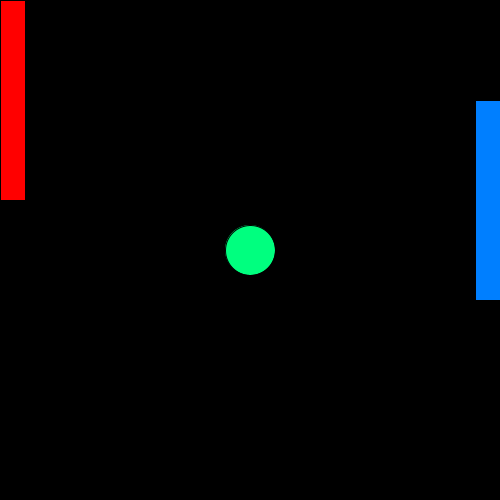
Frame 1 (no input)
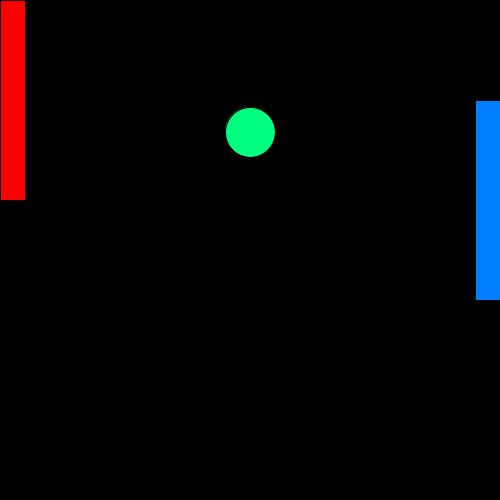
Frame 60 (the mouse pressed at the canvas centre just before this capture)
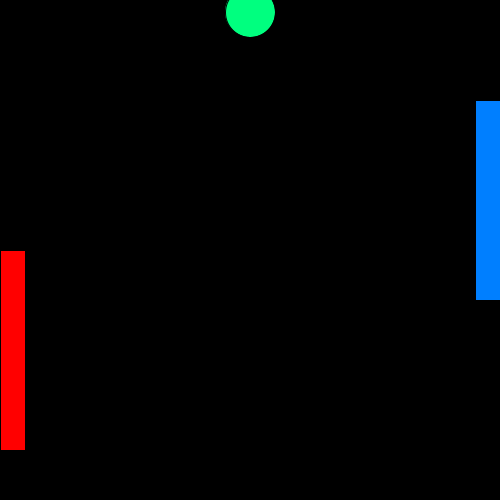
Frame 120 (the mouse held since frame 60 and released just before this capture)

The Processing sketch that drew these frames (run headless with seeded random() and noise(); from frame 60 on, the mouse is pressed at the canvas centre):

// Processing sketch: PongProgram
// ── PongProgram.pde
int xpos=100;
int ypos=200;
int yspeed=2;
int xxpos=0;
int yypos=100;
int rect;
int ballspeedx=2;
int ballspeedy=2;
int ballx=250;
int bally=250;



void setup(){
size(500, 500);
colorMode(HSB, 360, 100, 100);
}
void draw(){
  background(0, 0, 0);
  fill(150, 100, 100);
ellipse(ballx, bally, 50, 50);
ballx=ballx-ballspeedx;
bally=bally-ballspeedy;
fill(0, 100, 100);
rect(0, mouseY, 25, 200);
fill(210, 100, 100);
rect(475, yypos, 25, 200);
if (ballx>475 || ballx<25){
  ballspeedx=-ballspeedx;}
    ballx=ballx+ballspeedx;
if(keyCode == UP){
  yypos=yypos-yspeed;
}
if(keyCode == DOWN){
  yypos=yypos+yspeed;
}
  }
